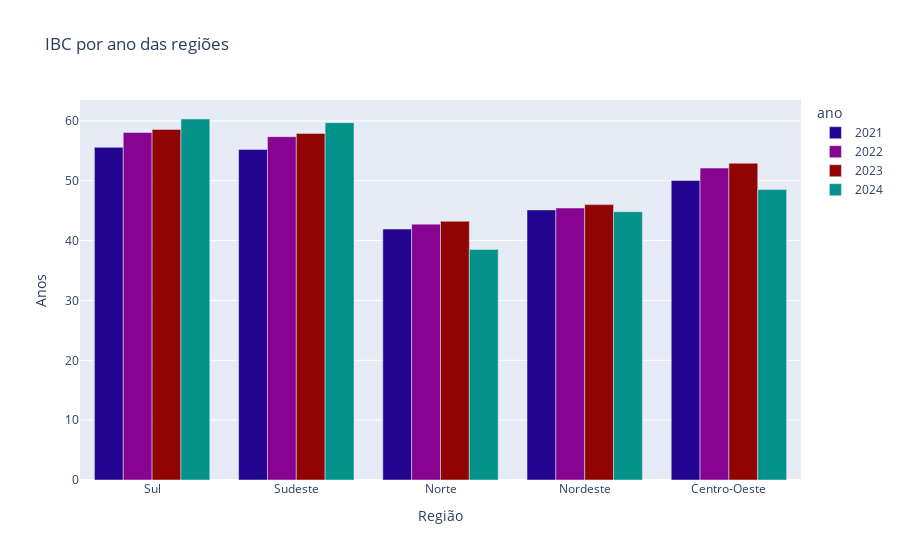

Notebook cell for this chart:
### Markdown cell above
## Gráfico IBC das regiões por ano

### Code cell
#Criando a consulta com a média da região a cada ano
query = """
SELECT 
    regiao,
    AVG(CASE WHEN ano = 2021 THEN ibc END) AS ibc_2021,
    AVG(CASE WHEN ano = 2022 THEN ibc END) AS ibc_2022,
    AVG(CASE WHEN ano = 2023 THEN ibc END) AS ibc_2023,
    AVG(CASE WHEN ano = 2024 THEN ibc END) AS ibc_2024
FROM
    df
GROUP BY
    regiao
ORDER BY
    regiao DESC;
"""
resultado = sqldf(query)
#Convertendo o DF para o formato longo
resultado_longo = pd.melt(
    resultado,
    id_vars=['regiao'],
    value_vars = ['ibc_2021','ibc_2022','ibc_2023','ibc_2024'],
    var_name ='ano',
    value_name='ibc_ano'
)
resultado_longo['ano'] = resultado_longo['ano'].str.replace('ibc_', '')
# Mapa de Cores
mapa_de_cores = {
    '2021': '#230491',  
    '2022': '#860491',      
    '2023': '#910404',
    '2024': '#04918a' 
}
# Gráfico
fig = px.bar(
    resultado_longo,
    x = 'regiao',
    y = 'ibc_ano',
    color = 'ano',
    barmode = 'group',
    color_discrete_map = mapa_de_cores,
    labels={'ibc_ano':"Anos",'regiao':"Região"},
    title = 'IBC por ano das regiões'
)
fig.update_layout(
    yaxis={'categoryorder': 'total ascending'}
)
fig.show()

### Figure 1 — Plotly figure (JSON) as saved in the notebook; plotly's stock layout.template omitted (floating-point values rounded to 4 significant figures)
{"data": [{"alignmentgroup": "True", "hovertemplate": "ano=2021<br>Região=%{x}<br>Anos=%{y}<extra></extra>", "legendgroup": "2021", "marker": {"color": "#230491", "pattern": {"shape": ""}}, "name": "2021", "offsetgroup": "2021", "orientation": "v", "showlegend": true, "textposition": "auto", "type": "bar", "x": ["Sul", "Sudeste", "Norte", "Nordeste", "Centro-Oeste"], "xaxis": "x", "y": [55.59, 55.23, 41.93, 45.13, 50.05], "yaxis": "y"}, {"alignmentgroup": "True", "hovertemplate": "ano=2022<br>Região=%{x}<br>Anos=%{y}<extra></extra>", "legendgroup": "2022", "marker": {"color": "#860491", "pattern": {"shape": ""}}, "name": "2022", "offsetgroup": "2022", "orientation": "v", "showlegend": true, "textposition": "auto", "type": "bar", "x": ["Sul", "Sudeste", "Norte", "Nordeste", "Centro-Oeste"], "xaxis": "x", "y": [58.07, 57.37, 42.75, 45.45, 52.12], "yaxis": "y"}, {"alignmentgroup": "True", "hovertemplate": "ano=2023<br>Região=%{x}<br>Anos=%{y}<extra></extra>", "legendgroup": "2023", "marker": {"color": "#910404", "pattern": {"shape": ""}}, "name": "2023", "offsetgroup": "2023", "orientation": "v", "showlegend": true, "textposition": "auto", "type": "bar", "x": ["Sul", "Sudeste", "Norte", "Nordeste", "Centro-Oeste"], "xaxis": "x", "y": [58.59, 57.92, 43.23, 46.02, 52.93], "yaxis": "y"}, {"alignmentgroup": "True", "hovertemplate": "ano=2024<br>Região=%{x}<br>Anos=%{y}<extra></extra>", "legendgroup": "2024", "marker": {"color": "#04918a", "pattern": {"shape": ""}}, "name": "2024", "offsetgroup": "2024", "orientation": "v", "showlegend": true, "textposition": "auto", "type": "bar", "x": ["Sul", "Sudeste", "Norte", "Nordeste", "Centro-Oeste"], "xaxis": "x", "y": [60.32, 59.71, 38.52, 44.83, 48.54], "yaxis": "y"}], "layout": {"barmode": "group", "legend": {"title": {"text": "ano"}, "tracegroupgap": 0}, "title": {"text": "IBC por ano das regiões"}, "xaxis": {"anchor": "y", "domain": [0, 1], "title": {"text": "Região"}}, "yaxis": {"anchor": "x", "categoryorder": "total ascending", "domain": [0, 1], "title": {"text": "Anos"}}}}
